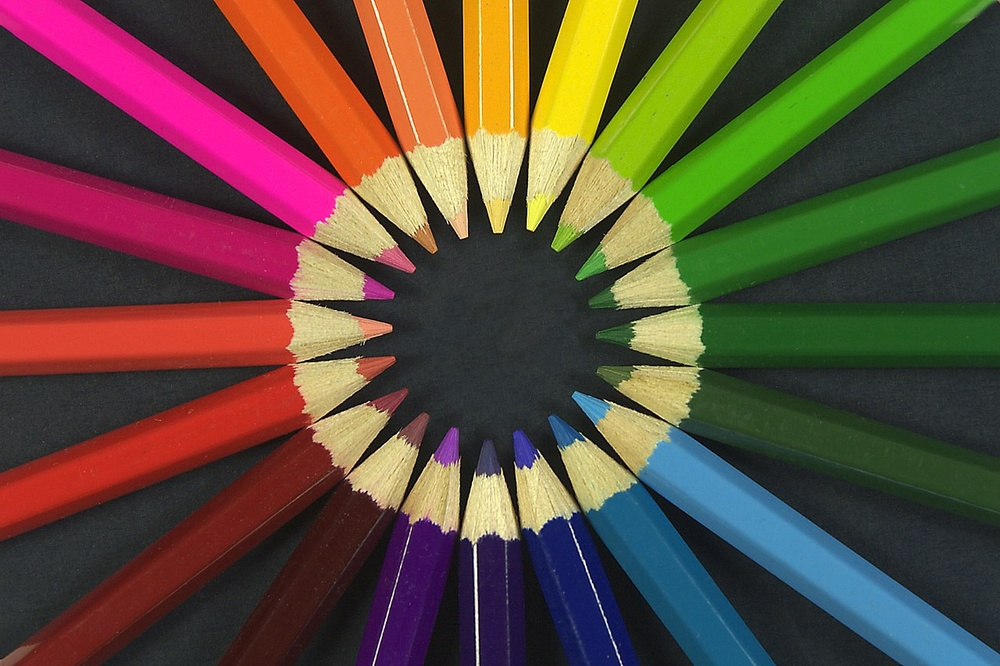
#> input picture opencv_colorspace/pencils.jpg, 1000 x 666 px, shrunk from 1280 x 853 before the run
$ python bgr_cmyk.py
#> lines starting #> are read from the running program, lines starting #| are printed output that depends on the picture
import cv2
import numpy as np

bgr_img = cv2.imread('pencils.jpg', cv2.IMREAD_COLOR)
#> bgr_img is the input picture: shape (666, 1000, 3); mean B, G, R 59, 75, 92.9
if bgr_img is None: raise Exception('영상 읽기 오류')

white_img = np.array([255, 255, 255], np.uint8)
cmy_img = white_img - bgr_img  # 각 채널에서 255를 뺌 (반전)
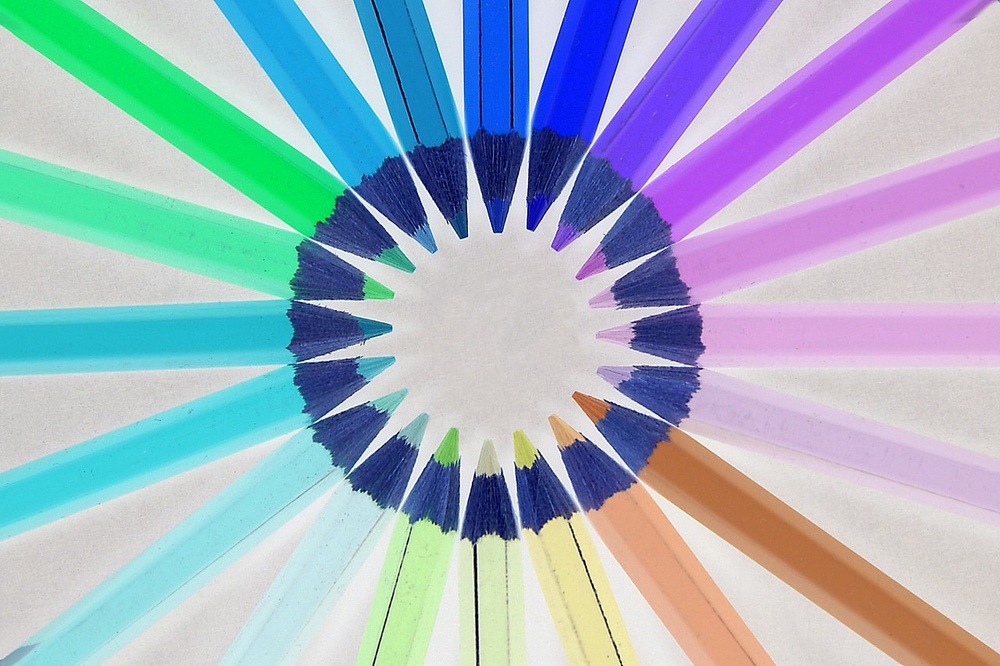
#> cmy_img: shape (666, 1000, 3); mean B, G, R 196, 180, 162.1
cmy = cv2.split(cmy_img) # 채널 분리

black = cv2.min(cmy[0], cv2.min(cmy[1], cmy[2]))
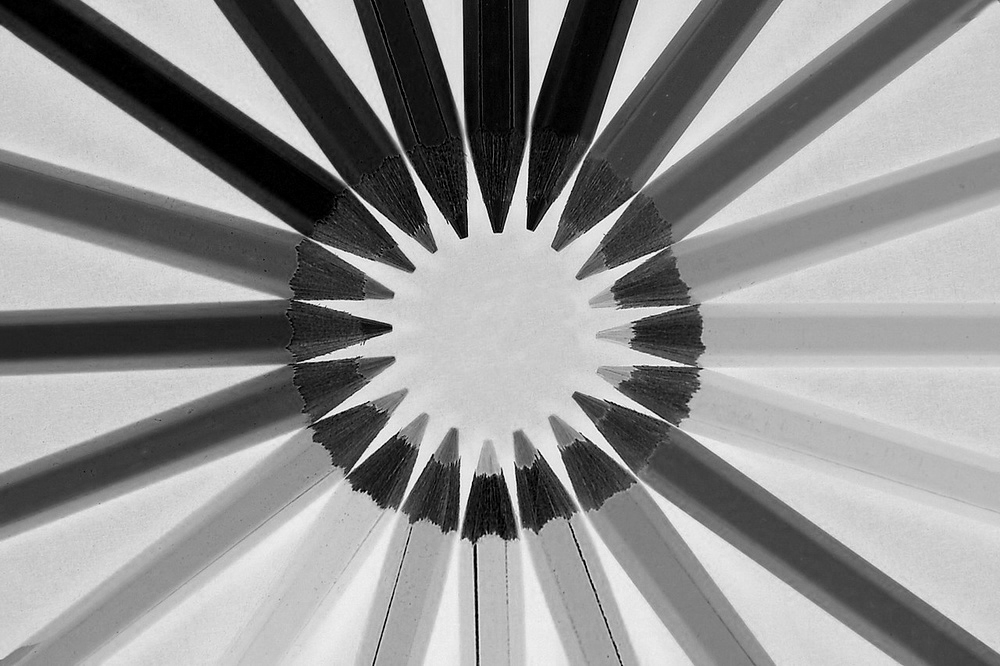
#> black: shape (666, 1000); min 0, max 254, mean 144.7
# 최솟값 함수를 두번 사용해 min(cyan, magenta, yellow) 계산
yellow, magenta, cyan = cmy - black
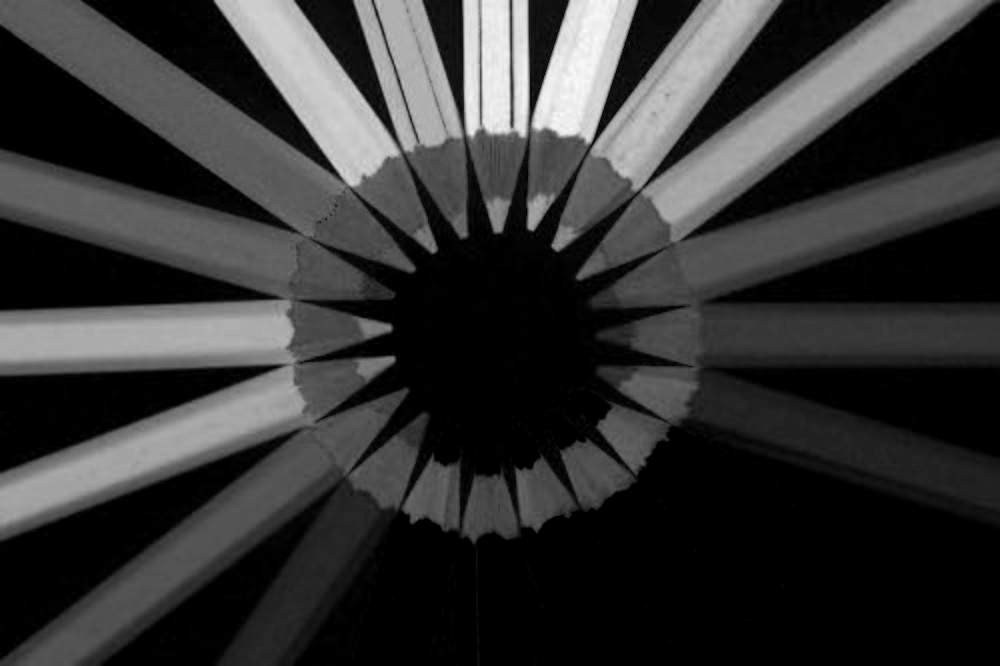
#> yellow: shape (666, 1000); min 0, max 251, mean 51.3
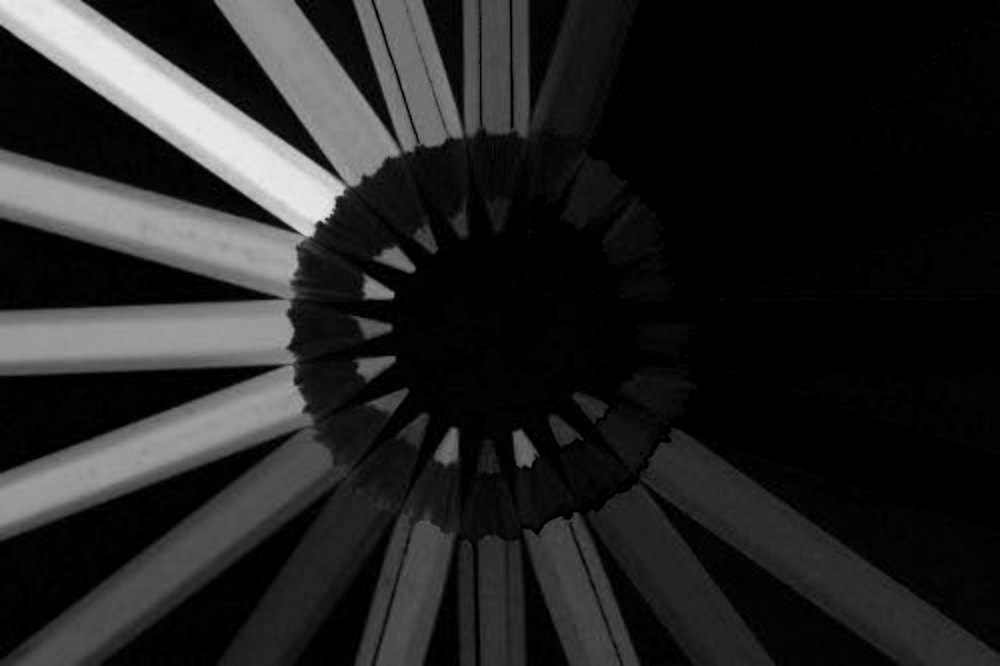
#> magenta: shape (666, 1000); min 0, max 236, mean 35.3
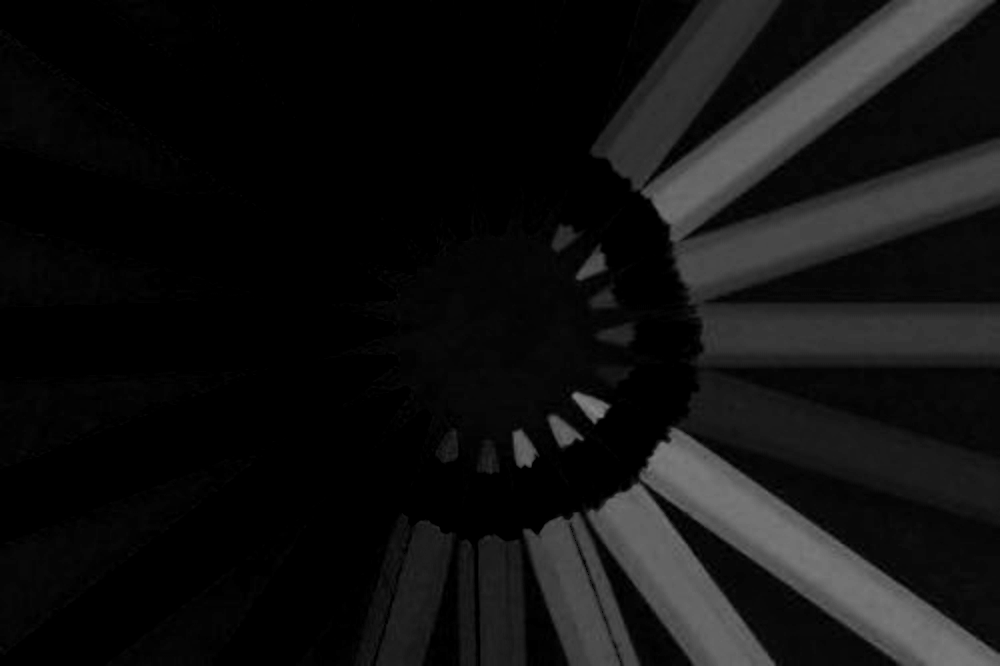
#> cyan: shape (666, 1000); min 0, max 133, mean 17.4

cv2.imshow('black', black)
cv2.imshow('yellow', yellow)
cv2.imshow('magenta', magenta)
cv2.imshow('cyan', cyan)
cv2.waitKey(0)

$ run again, with opencv_colorspace/monkey.jpg copied over opencv_colorspace/pencils.jpg
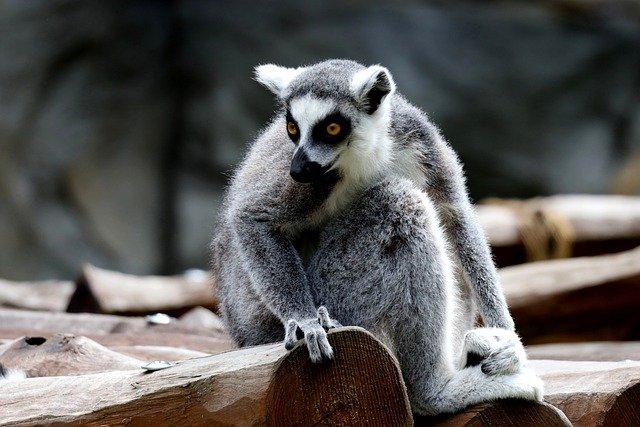
#> input picture opencv_colorspace/monkey.jpg, 640 x 427 px
#> bgr_img is the input picture: shape (427, 640, 3); mean B, G, R 88.8, 90.3, 91.7
#> `yellow, magenta, cyan = cmy - black`:
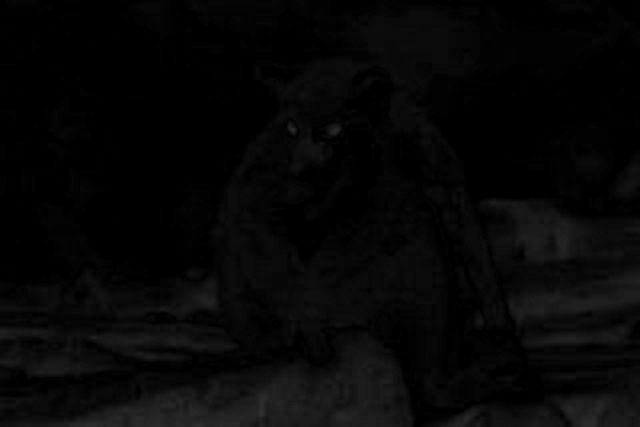
#> magenta: shape (427, 640); min 0, max 47, mean 6.5
#> `yellow, magenta, cyan = cmy - black`:
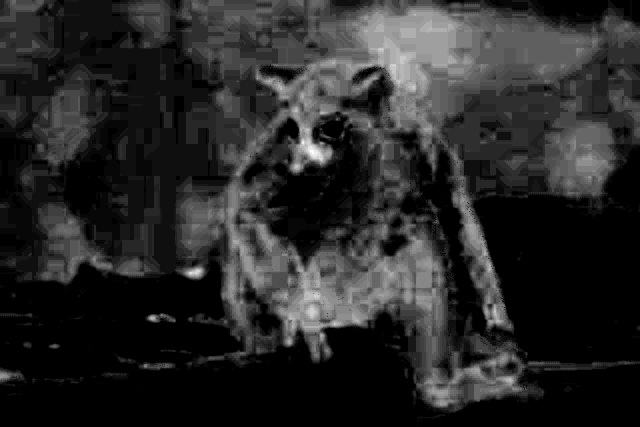
#> cyan: shape (427, 640); min 0, max 32, mean 5.1; drawn with min black and max white
